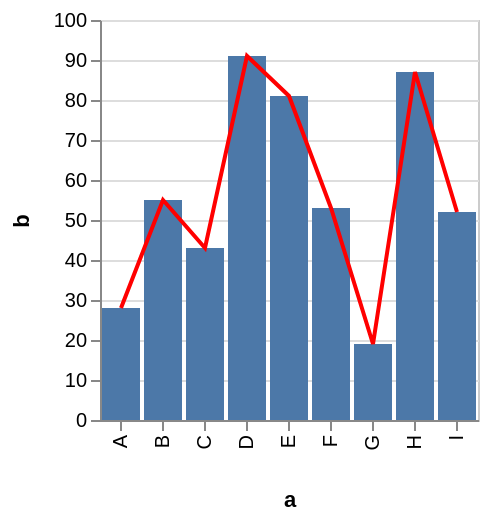

Vega-Lite specification stored for this chart:
### Vega specification from a JSON file in a GitHub repository (floating-point values rounded to 4 significant figures)
{"$schema": "https://vega.github.io/schema/vega/v3.0.json", "autosize": "pad", "padding": 5, "encode": {"update": {"stroke": {"value": "#ccc"}, "fill": {"value": "transparent"}}}, "data": [{"name": "source_0", "values": [{"a": "A", "b": 28}, {"a": "B", "b": 55}, {"a": "C", "b": 43}, {"a": "D", "b": 91}, {"a": "E", "b": 81}, {"a": "F", "b": 53}, {"a": "G", "b": 19}, {"a": "H", "b": 87}, {"a": "I", "b": 52}]}, {"name": "data_1", "source": "source_0", "transform": [{"type": "formula", "expr": "toNumber(datum[\"b\"])", "as": "b"}, {"type": "filter", "expr": "datum[\"b\"] !== null && !isNaN(datum[\"b\"])"}]}, {"name": "data_2", "source": "source_0", "transform": [{"type": "formula", "expr": "toNumber(datum[\"b\"])", "as": "b"}, {"type": "filter", "expr": "datum[\"b\"] !== null && !isNaN(datum[\"b\"])"}, {"type": "collect", "sort": {"field": "a", "order": "descending"}}]}], "signals": [{"name": "x_step", "value": 21}, {"name": "width", "update": "bandspace(domain('x').length, 0.1, 0.05) * x_step"}, {"name": "height", "update": "200"}], "marks": [{"name": "layer_0_marks", "type": "rect", "role": "bar", "from": {"data": "data_1"}, "encode": {"update": {"x": {"scale": "x", "field": "a"}, "width": {"scale": "x", "band": true}, "y": {"scale": "y", "field": "b"}, "y2": {"scale": "y", "value": 0}, "fill": {"value": "#4c78a8"}}}}, {"name": "layer_1_marks", "type": "line", "from": {"data": "data_2"}, "encode": {"update": {"x": {"scale": "x", "field": "a", "band": 0.5}, "y": {"scale": "y", "field": "b"}, "stroke": {"value": "red"}}}}], "scales": [{"name": "x", "type": "band", "domain": {"fields": [{"data": "data_1", "field": "a"}, {"data": "data_2", "field": "a"}], "sort": true}, "range": {"step": {"signal": "x_step"}}, "round": true, "paddingInner": 0.1, "paddingOuter": 0.05}, {"name": "y", "type": "linear", "domain": {"fields": [{"data": "data_1", "field": "b"}, {"data": "data_2", "field": "b"}], "sort": true}, "range": [{"signal": "height"}, 0], "round": true, "nice": true, "zero": true}], "axes": [{"scale": "x", "labelOverlap": true, "orient": "bottom", "title": "a", "zindex": 1, "encode": {"labels": {"update": {"angle": {"value": 270}, "align": {"value": "right"}, "baseline": {"value": "middle"}}}}}, {"scale": "y", "labelOverlap": true, "orient": "left", "title": "b", "zindex": 1}, {"scale": "y", "domain": false, "grid": true, "labels": false, "maxExtent": 0, "minExtent": 0, "orient": "left", "ticks": false, "zindex": 0, "gridScale": "x"}], "config": {"axis": {"minExtent": 30}}}
